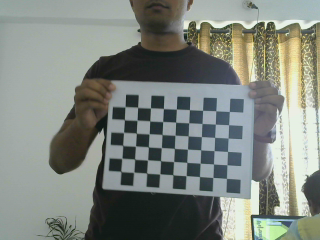
#> input picture 1.Point Cloud Generation/calibration_images2/left_01.ppm, 320 x 240 px, found by its file name
$ python disparity_map_snippet.py
#> lines starting #> are read from the running program, lines starting #| are printed output that depends on the picture
import cv2
from matplotlib import pyplot as plt

imgL = cv2.imread('left_01.ppm',0)
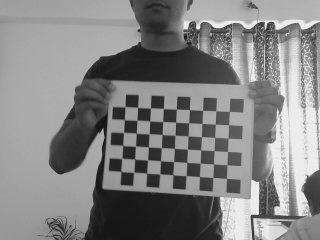
#> imgL: shape (240, 320); min 20, max 238, mean 130.8
imgR = cv2.imread('right_01.ppm',0)
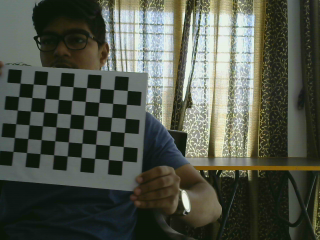
#> input picture 1.Point Cloud Generation/calibration_images/right_01.ppm, 320 x 240 px, found by its file name
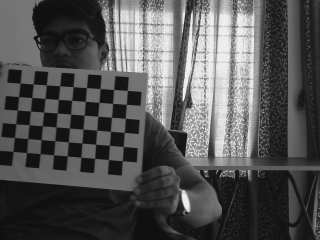
#> imgR: shape (240, 320); min 16, max 238, mean 83.3
# stereo = cv2.createStereoBM(numDisparities=16, blockSize=15)
#> (the run stopped early here; a loop or call above may not have finished)
